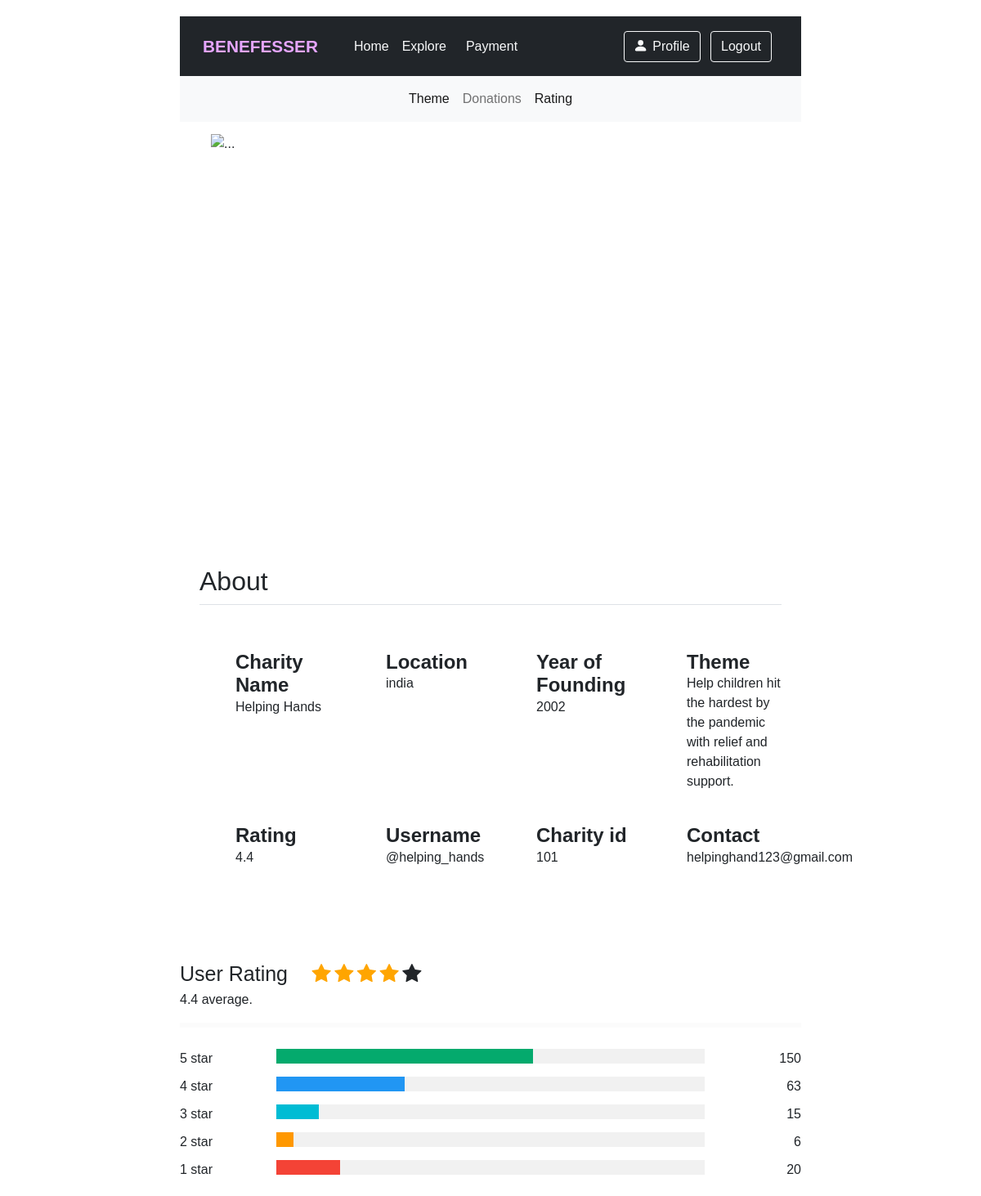
The app's page /charity/helping_hands/ (signed in) with its own data.
### explore/models.py (models this page shows, shortened)
class Charity(AbstractBaseUser):
    name = models.CharField(max_length=250)
    location = models.CharField(max_length=50)
    year = models.CharField(max_length=4)
    charity_theme = models.CharField(max_length=250)
    rating = models.DecimalField(max_digits=2, decimal_places=1)
    pic_link = models.CharField(max_length=1000)
    charity_id = models.CharField(max_length=7, )
    certificate = models.ImageField(upload_to="media", blank=True)
    username = models.CharField(max_length=100,primary_key=True)
    identifier = models.CharField(max_length=40)
    USERNAME_FIELD = 'identifier'
    email = models.EmailField()
    password1 = models.CharField(max_length=200)
    password2 = models.CharField(max_length=200)
    status = models.IntegerField(default=0)

### explore/views.py (the view)
# urls.py: re_path(r'^charity/(?P<username>\w+)/$',  views.detail, name='detailedpage' ),
def detail(request, username):
    the_user = get_object_or_404(Charity, username=username)
    return render(request, 'Charity_HomePage.html', {'the_user': the_user,})

### templates/Charity_HomePage.html (shortened to what this page needs)
<!doctype html>
<html lang="en">
  <head>
    <link href="https://cdn.jsdelivr.net/npm/bootstrap@5.1.3/dist/css/bootstrap.min.css" rel="stylesheet">
    <link rel="stylesheet" href="https://cdnjs.cloudflare.com/ajax/libs/font-awesome/4.7.0/css/font-awesome.min.css">
  </head>
  <body>
    {% load static %}
    <header class="p-3 bg-dark text-white">
        <div class="container">
            <div class="d-flex flex-wrap align-items-center justify-content-center justify-content-lg-start">
                <a class="navbar-brand" style="color:#E5A5FF; font-size:1.3rem; font-weight:bold;" href="#">BENEFESSER</a>
                <ul class="nav col-12 col-lg-auto me-lg-auto mb-1 justify-content-center mb-md-0">
                    <li><a href="/" class="nav-link ms-4 px-1 link-light">Home</a></li>
                    <li><a href="/explore" class="nav-link mx-2 px-1 link-light">Explore</a></li>
                    <li><a href="#" class="nav-link mx-2 px-1 link-light">Payment</a></li>
                </ul>
                <div class="text-end">
                    {% if user.is_authenticated or userc.is_authenticated %}
                    <button type="button" class="btn btn-outline-light me-2" onclick="location.href='/profile'">
                        <svg xmlns="http://www.w3.org/2000/svg" width="18" height="18" fill="currentColor" class="bi bi-person-fill" viewBox="1.2 1.2 16 16">
                            <path d="M3 14s-1 0-1-1 1-4 6-4 6 3 6 4-1 1-1 1H3zm5-6a3 3 0 1 0 0-6 3 3 0 0 0 0 6z"/>
                        </svg>
                        Profile
                    </button>
                    <button type="button" class="btn btn-outline-light me-2" onclick="location.href='logout'">Logout
                    </button>
                    {% else %}
                    <button type="button" class="btn btn-outline-light me-2" onclick="location.href='/UserRegistration'">
                        Register
                    </button>
                    <button type="button" class="btn btn-warning me-2" onclick="location.href='/login'">Login</button>
                    {% endif %}
                </div>
            </div>
        </div>
    </header>
    <nav class="navbar navbar-expand-lg navbar-light bg-light">
        <div class="container-fluid">
          <div class="collapse navbar-collapse" id="navbarSupportedContent">
            <ul class="navbar-nav me-auto mb-2 mb-lg-0">
              <li class="nav-item">
                <a class="nav-link active" aria-current="page" href="#about">Theme</a>
              </li>
              <li class="nav-item">
                <a class="nav-link" href="#">Donations</a>
              </li>
              <li class="nav-item">
                <a class="nav-link active" href="#rating">Rating</a>
              </li>
            </ul>
          </div>
        </div>
      </nav>
    <div>
        <div id="carouselExampleIndicators" class="carousel slide" data-bs-ride="carousel">
            <div class="carousel-indicators">
                <button type="button" data-bs-target="#carouselExampleIndicators" data-bs-slide-to="0" class="active"
                        aria-current="true" aria-label="Slide 1"></button>
                <button type="button" data-bs-target="#carouselExampleIndicators" data-bs-slide-to="1"
                        aria-label="Slide 2"></button>
                <button type="button" data-bs-target="#carouselExampleIndicators" data-bs-slide-to="2"
                        aria-label="Slide 3"></button>
            </div>
            <div class="carousel-inner">
                <div class="carousel-item active">
                    <img src="https://www.gatesfoundation.org/-/media/gfo/2home/home_ourstory_pga1287486_fc235844_585x468.jpg?w=585&hash=4410248ED703E617CB424A799219823E"
                         class="d-block " style="height:480px; width:90%; margin:auto; margin-top:15px;" alt="...">
                </div>
            </div>
            <button class="carousel-control-prev" type="button" data-bs-target="#carouselExampleIndicators"
                    data-bs-slide="prev">
                <span class="carousel-control-prev-icon" aria-hidden="true"></span>
            </button>
            <button class="carousel-control-next" type="button" data-bs-target="#carouselExampleIndicators"
                    data-bs-slide="next">
                <span class="carousel-control-next-icon" aria-hidden="true"></span>
            </button>
        </div>
    </div>
      <div class="container px-4 py-5" id="icon-grid">
        <h2 class="pb-2 border-bottom" id="about">About</h2>
        <div class="row row-cols-1 row-cols-sm-2 row-cols-md-3 row-cols-lg-4 g-4 py-5">
          <div class="col d-flex align-items-start">
            <svg class="bi text-muted flex-shrink-0 me-3" width="1.75em" height="1.75em"><use xlink:href="#bootstrap"/></svg>
            <div>
              <h4 class="fw-bold mb-0">Charity Name</h4>
              <p>{{the_user.name}}</p>
            </div>
          </div>
          <div class="col d-flex align-items-start">
            <svg class="bi text-muted flex-shrink-0 me-3" width="1.75em" height="1.75em"><use xlink:href="#cpu-fill"/></svg>
            <div>
              <h4 class="fw-bold mb-0">Location</h4>
              <p>{{the_user.location}}</p>
            </div>
          </div>
          <div class="col d-flex align-items-start">
            <svg class="bi text-muted flex-shrink-0 me-3" width="1.75em" height="1.75em"><use xlink:href="#calendar3"/></svg>
            <div>
              <h4 class="fw-bold mb-0">Year of Founding</h4>
              <p>{{the_user.year}}</p>
            </div>
          </div>
          <div class="col d-flex align-items-start">
            <svg class="bi text-muted flex-shrink-0 me-3" width="1.75em" height="1.75em"><use xlink:href="#home"/></svg>
            <div>
              <h4 class="fw-bold mb-0">Theme</h4>
              <p>{{the_user.charity_theme}}</p>
            </div>
          </div>
          <div class="col d-flex align-items-start">
            <svg class="bi text-muted flex-shrink-0 me-3" width="1.75em" height="1.75em"><use xlink:href="#speedometer2"/></svg>
            <div>
              <h4 class="fw-bold mb-0">Rating</h4>
              <p>{{the_user.rating}}</p>
            </div>
          </div>
          <div class="col d-flex align-items-start">
            <svg class="bi text-muted flex-shrink-0 me-3" width="1.75em" height="1.75em"><use xlink:href="#toggles2"/></svg>
            <div>
              <h4 class="fw-bold mb-0">Username</h4>
              <p>@{{the_user.username}}</p>
            </div>
          </div>
          <div class="col d-flex align-items-start">
            <svg class="bi text-muted flex-shrink-0 me-3" width="1.75em" height="1.75em"><use xlink:href="#geo-fill"/></svg>
            <div>
              <h4 class="fw-bold mb-0">Charity id</h4>
              <p>{{the_user.charity_id}}</p>
            </div>
          </div>
          <div class="col d-flex align-items-start">
            <svg class="bi text-muted flex-shrink-0 me-3" width="1.75em" height="1.75em"><use xlink:href="#tools"/></svg>
            <div>
              <h4 class="fw-bold mb-0">Contact</h4>
              <p>{{the_user.email}}</p>
            </div>
          </div>
        </div>
      </div>
      <span class="heading" id = "rating">User Rating</span>
<span class="fa fa-star checked"></span>
<span class="fa fa-star checked"></span>
<span class="fa fa-star checked"></span>
<span class="fa fa-star checked"></span>
<span class="fa fa-star"></span>
<p>{{the_user.rating}} average.</p>
<hr style="border:3px solid #f1f1f1">
<div class="row">
  <div class="side">
    <div>5 star</div>
  </div>
  <div class="middle">
    <div class="bar-container">
      <div class="bar-5"></div>
    </div>
  </div>
  <div class="side right">
    <div>150</div>
  </div>
  <div class="side">
    <div>4 star</div>
  </div>
  <div class="middle">
    <div class="bar-container">
      <div class="bar-4"></div>
    </div>
  </div>
  <div class="side right">
    <div>63</div>
  </div>
  <div class="side">
    <div>3 star</div>
  </div>
  <div class="middle">
    <div class="bar-container">
      <div class="bar-3"></div>
    </div>
  </div>
  <div class="side right">
    <div>15</div>
  </div>
  <div class="side">
    <div>2 star</div>
  </div>
  <div class="middle">
    <div class="bar-container">
      <div class="bar-2"></div>
    </div>
  </div>
  <div class="side right">
    <div>6</div>
  </div>
  <div class="side">
    <div>1 star</div>
  </div>
  <div class="middle">
    <div class="bar-container">
      <div class="bar-1"></div>
    </div>
  </div>
  <div class="side right">
    <div>20</div>
  </div>
</div>
  </body>
</html>

### templates/Charity_HomePage.html (style rules this page uses)
* { box-sizing: border-box; }
body { font-family: Arial; margin: 0 auto; max-width: 800px; padding: 20px; }
.heading { font-size: 25px; margin-right: 25px; }
.fa { font-size: 25px; }
.checked { color: orange; }
.side { float: left; width: 15%; margin-top: 10px; }
.middle { float: left; width: 70%; margin-top: 10px; }
.right { text-align: right; }
.row:after { content: ""; display: table; clear: both; }
.bar-container { width: 100%; background-color: #f1f1f1; text-align: center; color: white; }
.bar-5 { width: 60%; height: 18px; background-color: #04AA6D; }
.bar-4 { width: 30%; height: 18px; background-color: #2196F3; }
.bar-3 { width: 10%; height: 18px; background-color: #00bcd4; }
.bar-2 { width: 4%; height: 18px; background-color: #ff9800; }
.bar-1 { width: 15%; height: 18px; background-color: #f44336; }

### records on screen
Charity: name "Helping Hands", location "india", year "2002", charity_theme "Help children hit the hardest by the pandemic with relief and rehabilitation support.", rating "4.4", username "helping_hands", charity_id "101", email "helpinghand123@gmail.com"
